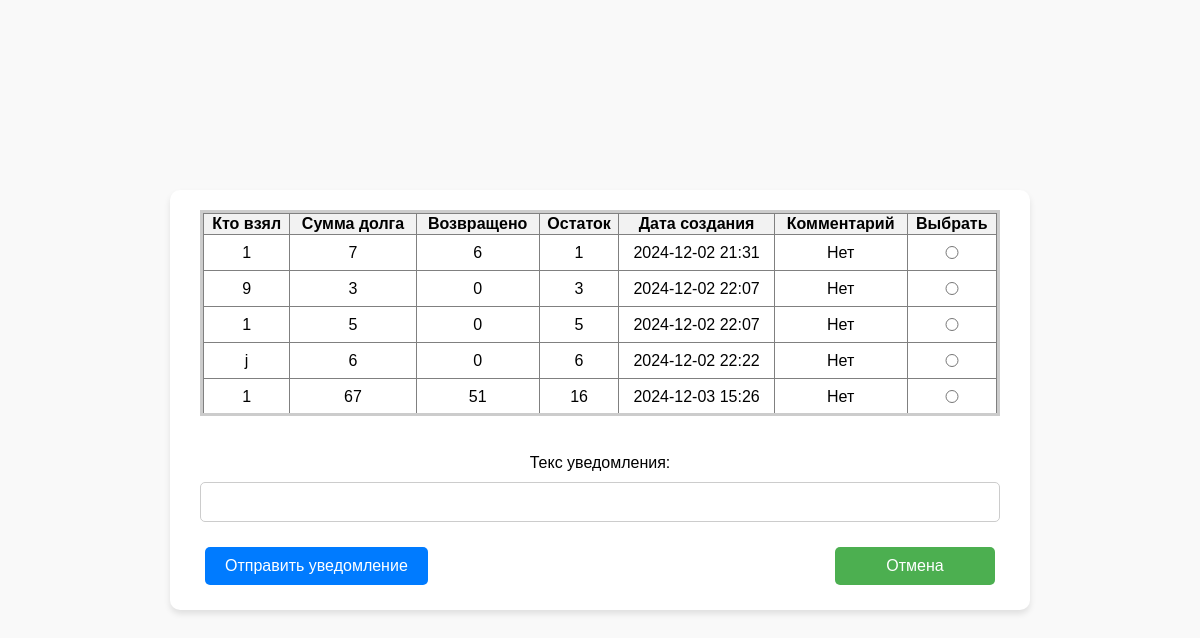
Page /notifications (signed in) on the committed database.
### app.py (models this page shows)
class Debt(db.Model):
    __tablename__ = 'debts'
    debt_id = db.Column(db.Integer, primary_key=True, autoincrement=True)
    debt_amount = db.Column(db.Integer, nullable=False)
    create_dttm = db.Column(db.DateTime, nullable=False, default=datetime.utcnow)
    close_dttm = db.Column(db.DateTime, default=lambda :datetime(5999,1,1,0,0,0))              # DEFAULT '5999-01-01'
    debt_amount_return = db.Column(db.Integer, default=0)
    debt_comm = db.Column(db.Text)
    addings_flg = db.Column(db.Boolean, default=False )
    debt_group_id = db.Column(db.Integer, db.ForeignKey('group_debts.gr_debt_id'), default=-1)
    borrower_id = db.Column(db.Integer, db.ForeignKey('clients.client_id'), nullable=False)
    debter_id = db.Column(db.Integer, db.ForeignKey('clients.client_id'), nullable=False)
    addings = db.relationship('Adding', backref='debt', lazy='joined')  # Связь для доступа к прикреплениям
    notifications = db.relationship('Notification', backref='debt', lazy='joined' )  # Связь для доступа к прикреплениям
    borrower = relationship('Client', foreign_keys=[borrower_id])
    debter = relationship('Client', foreign_keys=[debter_id])

class Client(db.Model):
    __tablename__ = 'clients'
    client_id = db.Column(db.Integer, primary_key=True )
    client_name = db.Column(db.Text, nullable=False)
    phone = db.Column(db.Text, nullable=False)
    tg_nik = db.Column(db.Text, nullable=False)
    client_password = db.Column(db.Text, nullable=False)
    create_dttm = db.Column(db.DateTime, default=datetime.utcnow )

### app.py (the view, shortened to what this page needs)
@app.route('/notifications', methods=['GET', 'POST'])
def notifications():
    user = Client.query.filter_by(client_name=session['username']).first()
    debts = Debt.query.filter(Debt.debter_id == user.client_id).all()
    debt_ids = [debt.debt_id for debt in Debt.query.filter(Debt.debter_id == user.client_id).all()]
    notifications = Notification.query.filter(Notification.debt_id.in_(debt_ids)).order_by(
        Notification.send_dttm.desc()).all()
    return render_template('notifications.html', notifications=notifications, user=user, debts=debts)

### templates/notifications.html (shortened to what this page needs)
<!DOCTYPE html>
<html lang="en">
<head>
    <link rel="stylesheet" href="{{ url_for('static', filename='styles.css') }}">
</head>
<body>
    <div class="container">
        <form method="POST" action="{{ url_for('notifications') }}">
            <div class="table-container">
                <table border="1">
                    <thead>
                        <tr>
                            <th>Кто взял</th>
                            <th>Сумма долга</th>
                            <th>Возвращено</th>
                            <th>Остаток</th>
                            <th>Дата создания</th>
                            <th>Комментарий</th>
                            <th>Выбрать</th>
                        </tr>
                    </thead>
                    <tbody>
                        {% for debt in debts %}
                        <tr>
                            <td>{{ debt.borrower.client_name }}</td>
                            <td>{{ debt.debt_amount }}</td>
                            <td>{{ debt.debt_amount_return }}</td>
                            <td>{{ debt.debt_amount - debt.debt_amount_return }}</td>
                            <td>{{ debt.create_dttm.strftime('%Y-%m-%d %H:%M') }}</td>
                            <td>{{ debt.debt_comm or "Нет" }}</td>
                            <td>
                                <input type="radio" name="debt_id" value="{{ debt.debt_id }}" required>
                            </td>
                        </tr>
                        {% endfor %}
                    </tbody>
                </table>
            </div>
            <br>
            <label for="notification_text">Текс уведомления:</label>
            <input type="text" name="notification_text" id="notification_text">
            <br>
            <div class="button-container">
                <button type="submit" class="btn btn-register">Отправить уведомление</button>
                <a href="/" class="btn btn-login">Отмена</a>
            </div>
        </form>
    </div>
</body>
</html>

### static/styles.css (style rules this page uses)
body { font-family: Arial, sans-serif; background-color: #f9f9f9; display: flex; justify-content: center; align-items: center; height: 100vh; margin: 0; }
.container { background-color: #ffffff; padding: 20px 30px; border-radius: 10px; box-shadow: 0 4px 6px rgba(0, 0, 0, 0.1); width: 100%; max-width: 800px; text-align: center; overflow: visible; }
input, select { width: 100%; padding: 10px; margin: 10px 0; border: 1px solid #ccc; border-radius: 5px; font-size: 16px; box-sizing: border-box; }
.btn { display: inline-block; padding: 10px 20px; margin: 5px; text-align: center; color: #ffffff; text-decoration: none; border: none; border-radius: 5px; font-size: 16px; cursor: pointer; transition: background-color 0.3s ease; min-width: 120px; }
.btn-register { background-color: #007BFF; }
.btn-login { background-color: #4CAF50; }
.button-container { display: flex; justify-content: space-between; margin-top: 10px; z-index: 10; }
label { margin-top: 20px; display: block; }
.table-container { max-height: 200px; overflow-y: auto; border: 3px solid #ccc; }
table { width: 100%; border-collapse: collapse; }
thead { background-color: #f2f2f2; position: sticky; top: 0; z-index: 2; }

### rows in the picture
Debt: borrower.client_name "1", debt_amount "7", debt_amount_return "6", debt.debt_amount-debt.debt_amount_return "1", create_dttm "2024-12-02 21:31", debt_comm "Нет"
Debt: borrower.client_name "9", debt_amount "3", debt_amount_return "0", debt.debt_amount-debt.debt_amount_return "3", create_dttm "2024-12-02 22:07", debt_comm "Нет"
Debt: borrower.client_name "1", debt_amount "5", debt_amount_return "0", debt.debt_amount-debt.debt_amount_return "5", create_dttm "2024-12-02 22:07", debt_comm "Нет"
Debt: borrower.client_name "j", debt_amount "6", debt_amount_return "0", debt.debt_amount-debt.debt_amount_return "6", create_dttm "2024-12-02 22:22", debt_comm "Нет"
Debt: borrower.client_name "1", debt_amount "67", debt_amount_return "51", debt.debt_amount-debt.debt_amount_return "16", create_dttm "2024-12-03 15:26", debt_comm "Нет"
